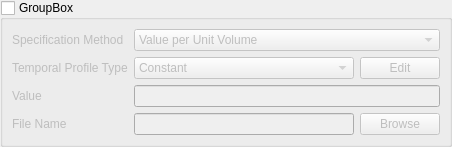
<?xml version="1.0" encoding="UTF-8"?>
<ui version="4.0">
 <class>VariableSourceWidget</class>
 <widget class="QWidget" name="VariableSourceWidget">
  <property name="geometry">
   <rect>
    <x>0</x>
    <y>0</y>
    <width>428</width>
    <height>146</height>
   </rect>
  </property>
  <property name="windowTitle">
   <string>Form</string>
  </property>
  <layout class="QVBoxLayout" name="verticalLayout">
   <property name="leftMargin">
    <number>0</number>
   </property>
   <property name="topMargin">
    <number>0</number>
   </property>
   <property name="rightMargin">
    <number>0</number>
   </property>
   <property name="bottomMargin">
    <number>0</number>
   </property>
   <item>
    <widget class="QGroupBox" name="groupBox">
     <property name="title">
      <string>GroupBox</string>
     </property>
     <property name="checkable">
      <bool>true</bool>
     </property>
     <property name="checked">
      <bool>false</bool>
     </property>
     <layout class="QFormLayout" name="formLayout">
      <item row="0" column="0">
       <widget class="QLabel" name="label">
        <property name="text">
         <string>Specification Method</string>
        </property>
       </widget>
      </item>
      <item row="0" column="1">
       <widget class="QComboBox" name="specificationMethod">
        <property name="minimumSize">
         <size>
          <width>0</width>
          <height>0</height>
         </size>
        </property>
        <item>
         <property name="text">
          <string>Value per Unit Volume</string>
         </property>
        </item>
        <item>
         <property name="text">
          <string>Value for Entire Cell Zone</string>
         </property>
        </item>
       </widget>
      </item>
      <item row="1" column="0">
       <widget class="QLabel" name="label_2">
        <property name="text">
         <string>Temporal Profile Type</string>
        </property>
       </widget>
      </item>
      <item row="1" column="1">
       <widget class="QWidget" name="widget_4" native="true">
        <layout class="QVBoxLayout" name="verticalLayout_3">
         <property name="leftMargin">
          <number>0</number>
         </property>
         <property name="topMargin">
          <number>0</number>
         </property>
         <property name="rightMargin">
          <number>0</number>
         </property>
         <property name="bottomMargin">
          <number>0</number>
         </property>
         <item>
          <widget class="QWidget" name="widget_3" native="true">
           <layout class="QHBoxLayout" name="horizontalLayout">
            <property name="leftMargin">
             <number>0</number>
            </property>
            <property name="topMargin">
             <number>0</number>
            </property>
            <property name="rightMargin">
             <number>0</number>
            </property>
            <property name="bottomMargin">
             <number>0</number>
            </property>
            <item>
             <widget class="QComboBox" name="temporalProfileType">
              <property name="sizePolicy">
               <sizepolicy hsizetype="Expanding" vsizetype="Fixed">
                <horstretch>0</horstretch>
                <verstretch>0</verstretch>
               </sizepolicy>
              </property>
              <property name="minimumSize">
               <size>
                <width>0</width>
                <height>0</height>
               </size>
              </property>
              <item>
               <property name="text">
                <string>Constant</string>
               </property>
              </item>
              <item>
               <property name="text">
                <string>Piecewise Linear, Direct Input</string>
               </property>
              </item>
              <item>
               <property name="text">
                <string>Piecewise Linear, CSV File Upload</string>
               </property>
              </item>
              <item>
               <property name="text">
                <string>Polynomial, Direct Input</string>
               </property>
              </item>
             </widget>
            </item>
            <item>
             <widget class="QPushButton" name="edit">
              <property name="text">
               <string>Edit</string>
              </property>
             </widget>
            </item>
           </layout>
          </widget>
         </item>
        </layout>
       </widget>
      </item>
      <item row="2" column="0">
       <widget class="QLabel" name="label_8">
        <property name="text">
         <string>Value</string>
        </property>
       </widget>
      </item>
      <item row="2" column="1">
       <widget class="QLineEdit" name="constantValue">
        <property name="enabled">
         <bool>false</bool>
        </property>
       </widget>
      </item>
      <item row="3" column="0">
       <widget class="QLabel" name="label_11">
        <property name="text">
         <string>File Name</string>
        </property>
       </widget>
      </item>
      <item row="3" column="1">
       <widget class="QWidget" name="widget_8" native="true">
        <layout class="QHBoxLayout" name="horizontalLayout_6">
         <property name="leftMargin">
          <number>0</number>
         </property>
         <property name="topMargin">
          <number>0</number>
         </property>
         <property name="rightMargin">
          <number>0</number>
         </property>
         <property name="bottomMargin">
          <number>0</number>
         </property>
         <item>
          <widget class="QLineEdit" name="fileName"/>
         </item>
         <item>
          <widget class="QPushButton" name="browse">
           <property name="text">
            <string>Browse</string>
           </property>
          </widget>
         </item>
        </layout>
       </widget>
      </item>
     </layout>
    </widget>
   </item>
  </layout>
 </widget>
 <resources/>
 <connections/>
</ui>
